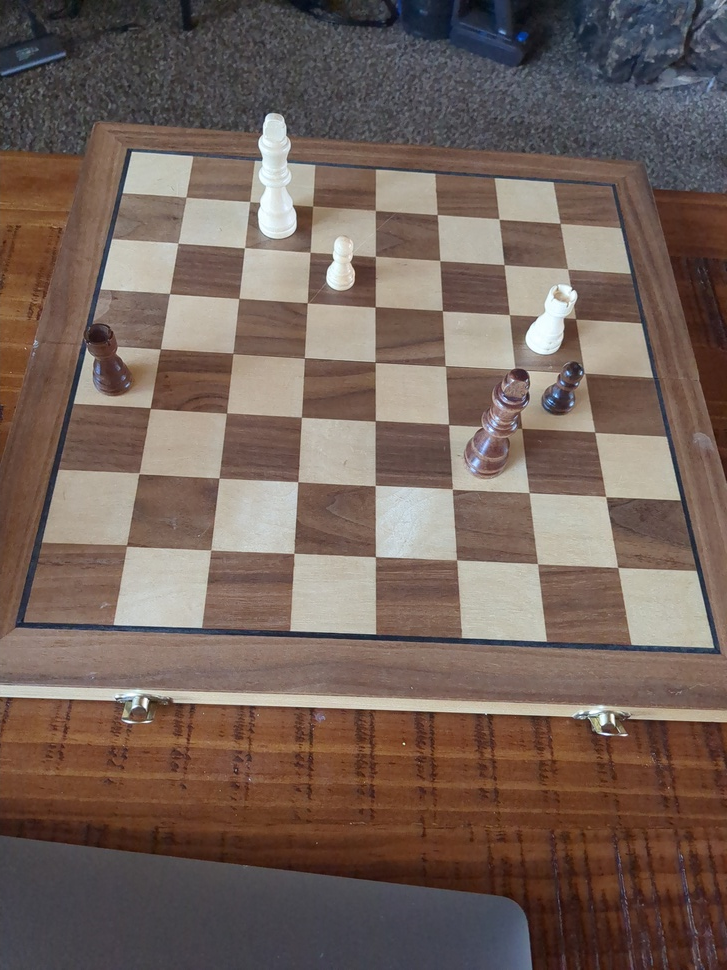
#> input picture uploaded_055ba03a-cb5f-4f76-afbd-e722c3ea55701488222059214500546.jpg, 727 x 970 px, shrunk from 3024 x 4032 before the run; its folder holds only this picture in this run
$ python -i board_detection.py   (imports and definitions only)
#> lines starting #> are read from the running program, lines starting #| are printed output that depends on the picture
#> further down, picture is the input picture: shape (970, 727, 3); mean B, G, R 90.3, 98.5, 116
# [32 lines of commented-out code are left out]

import cv2
import numpy as np

def detect_board_grid(image):
    """
    Detects the chessboard grid using Hough Line Transform.
    Returns a list of square positions.
    """
    gray = cv2.cvtColor(image, cv2.COLOR_BGR2GRAY)
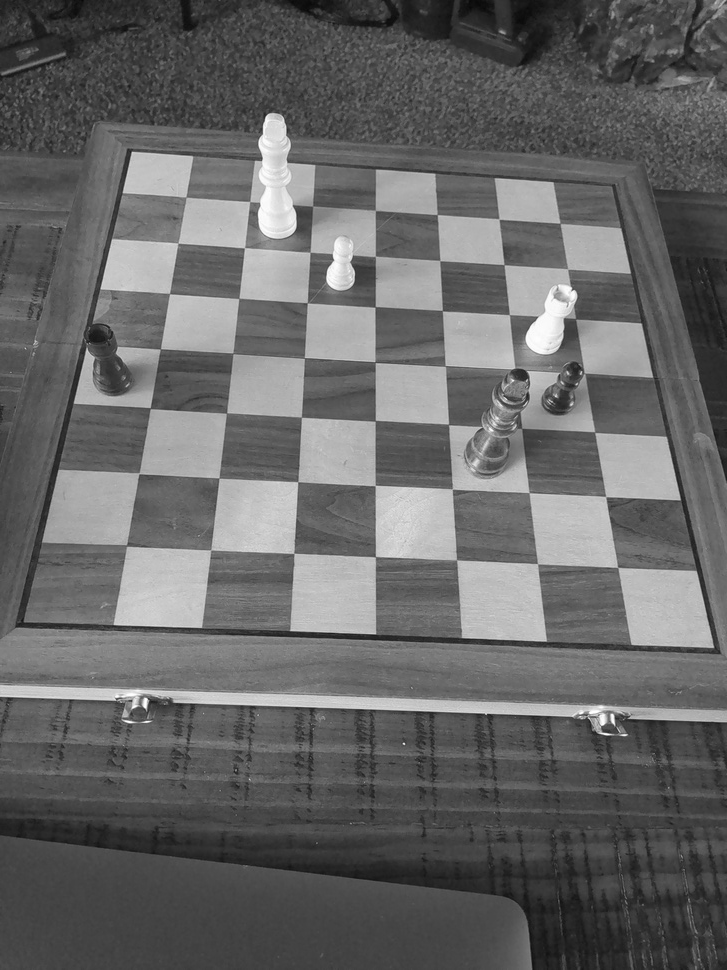
#> gray: shape (970, 727); min 8, max 255, mean 102.8
    edges = cv2.Canny(gray, 50, 150, apertureSize=3)
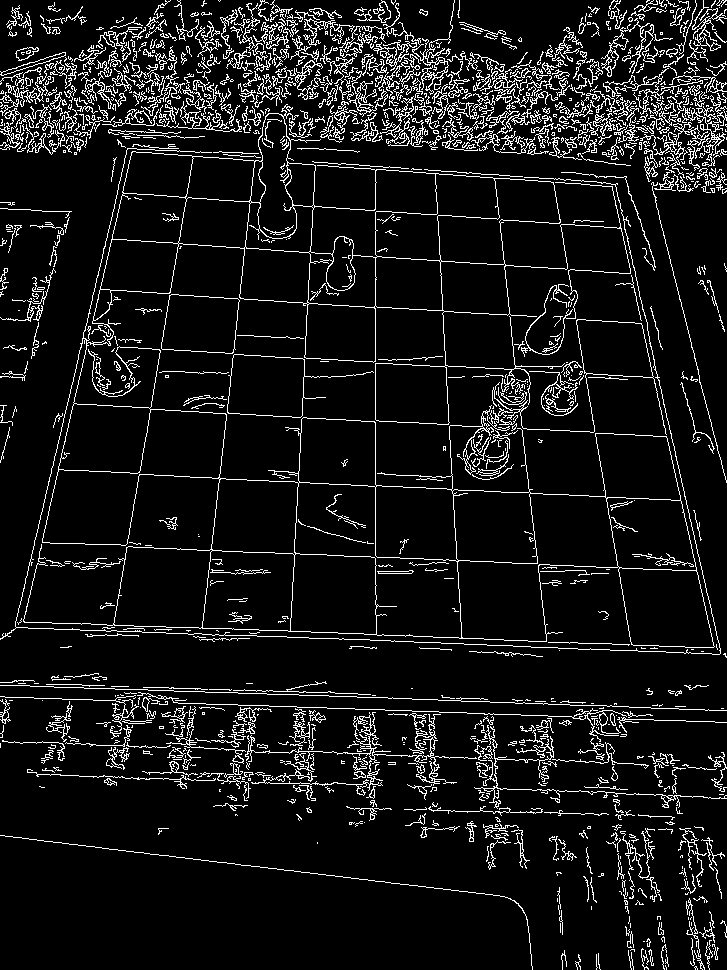
#> edges: shape (970, 727); 8.7% white in thin lines or dots

    lines = cv2.HoughLinesP(edges, 1, np.pi/180, 100, minLineLength=100, maxLineGap=10)
#> lines = 128 rows, first 6: [388, 698, 678, 708], [375, 614, 375, 166], [0, 696, 587, 717], [39, 553, 151, 67], [287, 162, 492, 177], [284, 204, 624, 228]

    if lines is None:
        return None

    horizontal_lines = []
    vertical_lines = []

    for line in lines:
        x1, y1, x2, y2 = line[0]
        if abs(y2 - y1) < abs(x2 - x1):  # Horizontal
            horizontal_lines.append((y1, y2))
        else:  # Vertical
            vertical_lines.append((x1, x2))
#> this loop made 128 passes
#> (x1, y1, x2, y2) on passes 1 to 12: (388, 698, 678, 708), (375, 614, 375, 166), (0, 696, 587, 717), (39, 553, 151, 67), (287, 162, 492, 177), (284, 204, 624, 228), (296, 522, 315, 162), (62, 744, 185, 748), (631, 102, 726, 482), (312, 161, 605, 182), (150, 409, 384, 421), (16, 627, 413, 641)
#> after the loop, horizontal_lines = 99 pairs, first value 22 to 849, second value 21 to 896; vertical_lines = 29 pairs, first value 13 to 678, second value 48 to 726

    # Sort lines to get ordered rows and columns
    horizontal_lines = sorted(set(y for y1, y2 in horizontal_lines for y in (y1, y2)))
#> horizontal_lines = 145 values from 21 to 896
    vertical_lines = sorted(set(x for x1, x2 in vertical_lines for x in (x1, x2)))
#> vertical_lines = 55 values from 13 to 726

    if len(horizontal_lines) != 9 or len(vertical_lines) != 9:
        print("Warning: Detected grid lines do not match expected count (9 each).")
        return None

    # Create 8x8 grid of square positions
    squares = []
    for row in range(8):
        for col in range(8):
            squares.append((
                (vertical_lines[col], horizontal_lines[row]),  # Top-left corner
                (vertical_lines[col+1], horizontal_lines[row+1])  # Bottom-right corner
            ))

    return squares

>>> import cv2
>>> picture = cv2.imread('uploaded_055ba03a-cb5f-4f76-afbd-e722c3ea55701488222059214500546.jpg')
>>> result = detect_board_grid(picture)

$ run again, on uploaded_0f662cb3-5823-4d2a-9960-f46bd98cf03f6847814347796807512.jpg
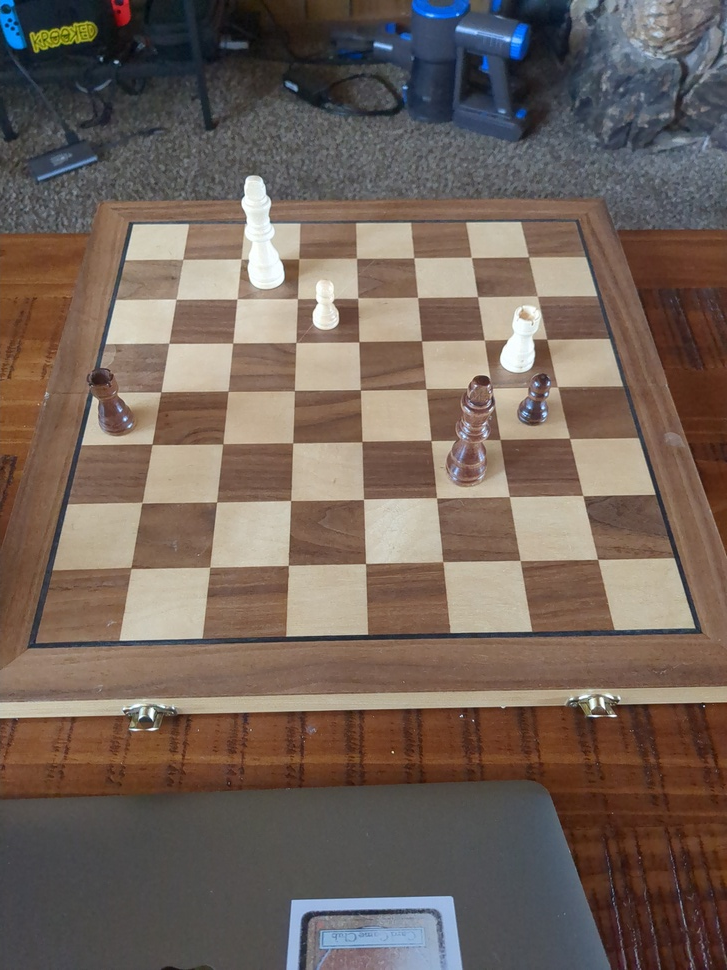
#> input picture uploaded_0f662cb3-5823-4d2a-9960-f46bd98cf03f6847814347796807512.jpg, 727 x 970 px, shrunk from 3024 x 4032 before the run
#> picture is the input picture: shape (970, 727, 3); mean B, G, R 90.2, 99.3, 114.2
#> in detect_board_grid, `gray = cv2.cvtColor(image, cv2.COLOR_BGR2GRAY)`:
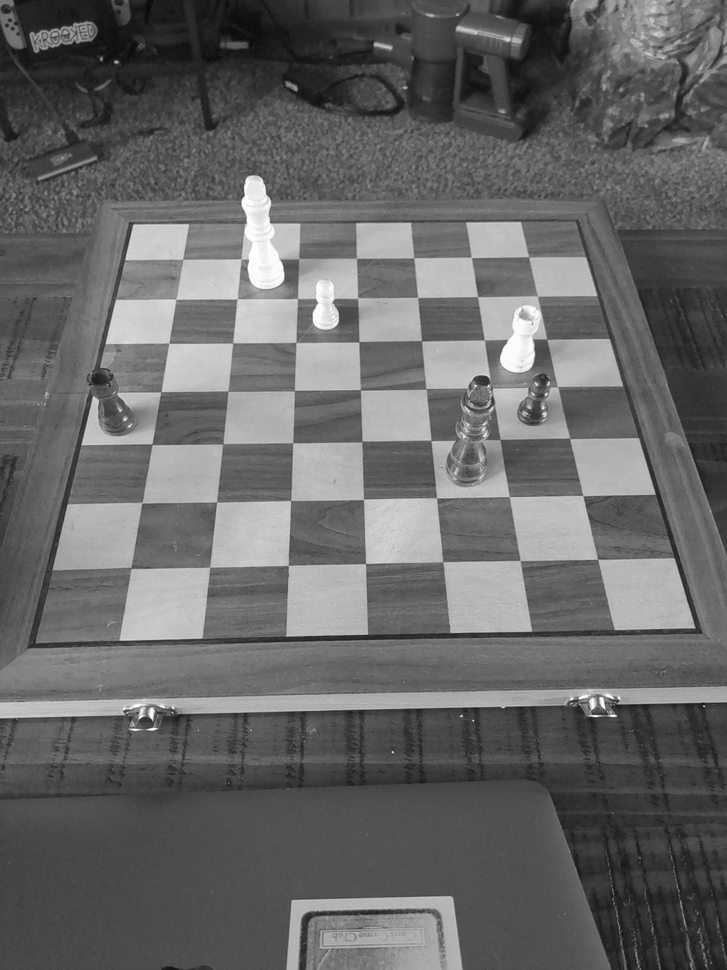
#> gray: shape (970, 727); min 4, max 255, mean 102.7
#> in detect_board_grid, `edges = cv2.Canny(gray, 50, 150, apertureSize=3)`:
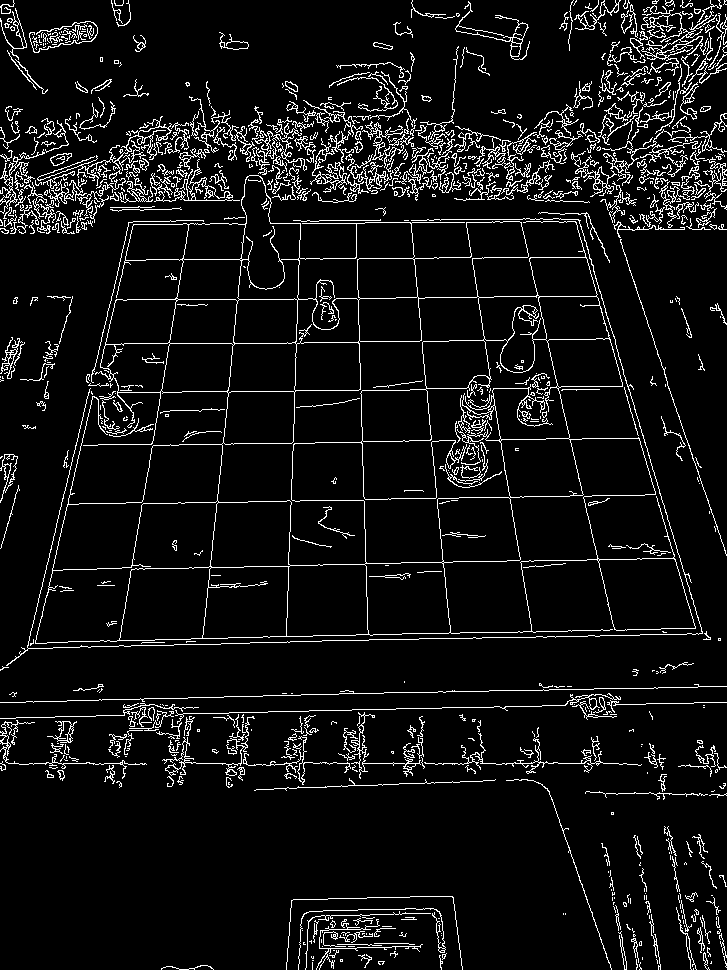
#> edges: shape (970, 727); 7.2% white in thin lines or dots
#> lines = 83 rows, first 6: [286, 642, 300, 220], [284, 763, 626, 763], [339, 693, 593, 689], [258, 443, 408, 441], [521, 561, 680, 558], [202, 644, 236, 313]
#> the loop in detect_board_grid, `for line in lines:` made 83 passes
#> after the loop in detect_board_grid, `for line in lines:`: horizontal_lines = 54 pairs, first value 54 to 789, second value 24 to 784; vertical_lines = 29 pairs, first value 34 to 673, second value 94 to 726
#> in detect_board_grid, `horizontal_lines = sorted(set(y for y1, y2 in horizontal_lines for y i..`: horizontal_lines = 83 values from 24 to 789
#> in detect_board_grid, `vertical_lines = sorted(set(x for x1, x2 in vertical_lines for x in (x..`: vertical_lines = 56 values from 34 to 726

$ run again, on uploaded_43ca2382-0e49-4bb4-8eb4-26865260009d2768132915397847958.jpg
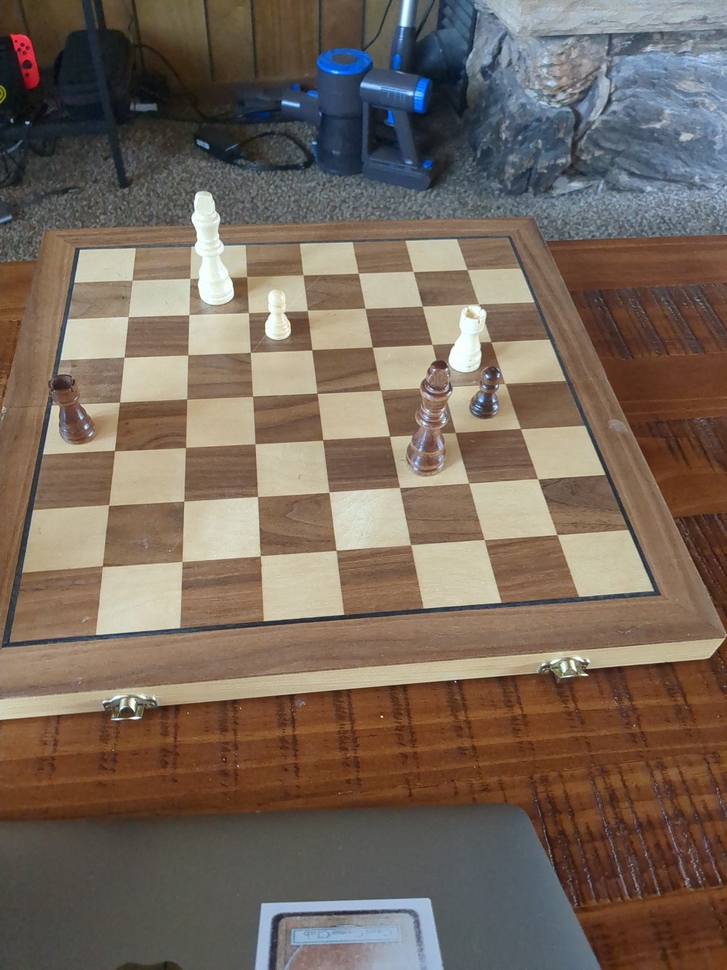
#> input picture uploaded_43ca2382-0e49-4bb4-8eb4-26865260009d2768132915397847958.jpg, 727 x 970 px, shrunk from 3024 x 4032 before the run
#> picture is the input picture: shape (970, 727, 3); mean B, G, R 91.1, 103.4, 118.1
#> in detect_board_grid, `gray = cv2.cvtColor(image, cv2.COLOR_BGR2GRAY)`:
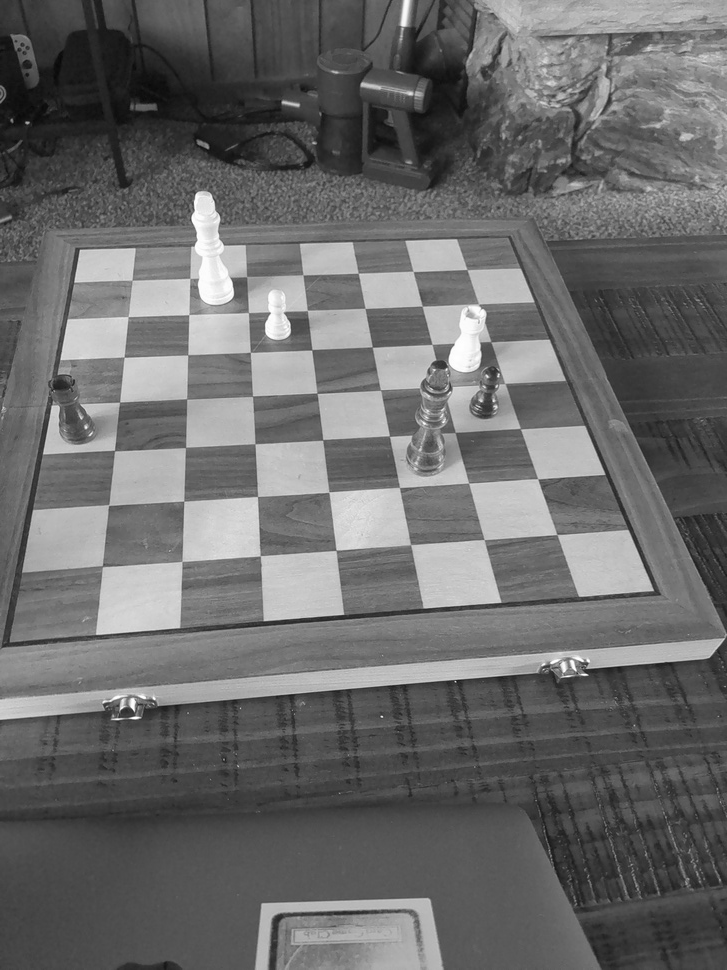
#> gray: shape (970, 727); min 7, max 255, mean 106.4
#> in detect_board_grid, `edges = cv2.Canny(gray, 50, 150, apertureSize=3)`:
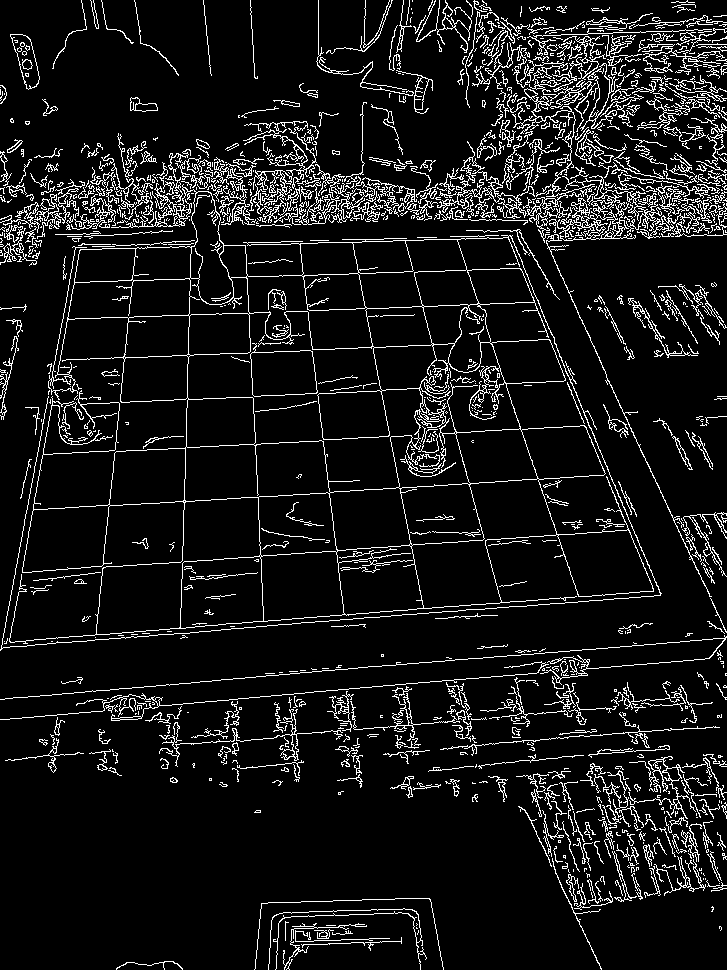
#> edges: shape (970, 727); 8.9% white in thin lines or dots
#> lines = 136 rows, first 6: [337, 550, 633, 529], [0, 719, 710, 657], [0, 699, 521, 654], [62, 319, 270, 312], [168, 448, 470, 432], [72, 181, 426, 200]
#> the loop in detect_board_grid, `for line in lines:` made 136 passes
#> after the loop in detect_board_grid, `for line in lines:`: horizontal_lines = 106 pairs, first value 38 to 771, second value 20 to 750; vertical_lines = 30 pairs, first value 8 to 713, second value 67 to 726
#> in detect_board_grid, `horizontal_lines = sorted(set(y for y1, y2 in horizontal_lines for y i..`: horizontal_lines = 142 values from 20 to 771
#> in detect_board_grid, `vertical_lines = sorted(set(x for x1, x2 in vertical_lines for x in (x..`: vertical_lines = 55 values from 8 to 726

$ run again, on uploaded_9e4d7804-8c11-451e-a548-6fb1069e9d1d6155398021570929798.jpg
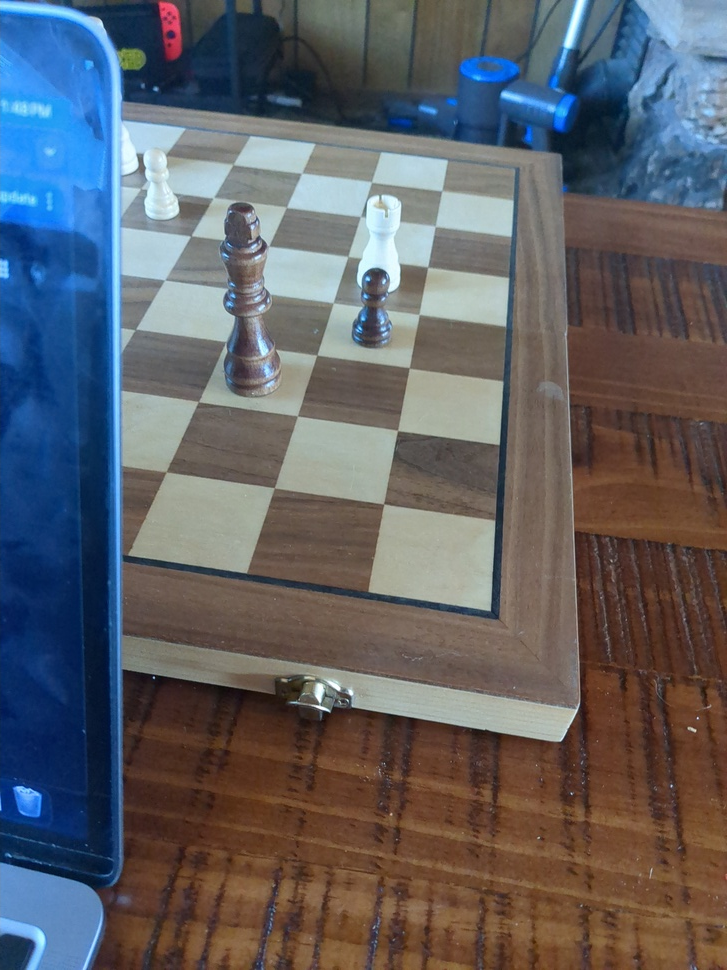
#> input picture uploaded_9e4d7804-8c11-451e-a548-6fb1069e9d1d6155398021570929798.jpg, 727 x 970 px, shrunk from 3024 x 4032 before the run
#> picture is the input picture: shape (970, 727, 3); mean B, G, R 101.8, 96.2, 94.6
#> in detect_board_grid, `gray = cv2.cvtColor(image, cv2.COLOR_BGR2GRAY)`:
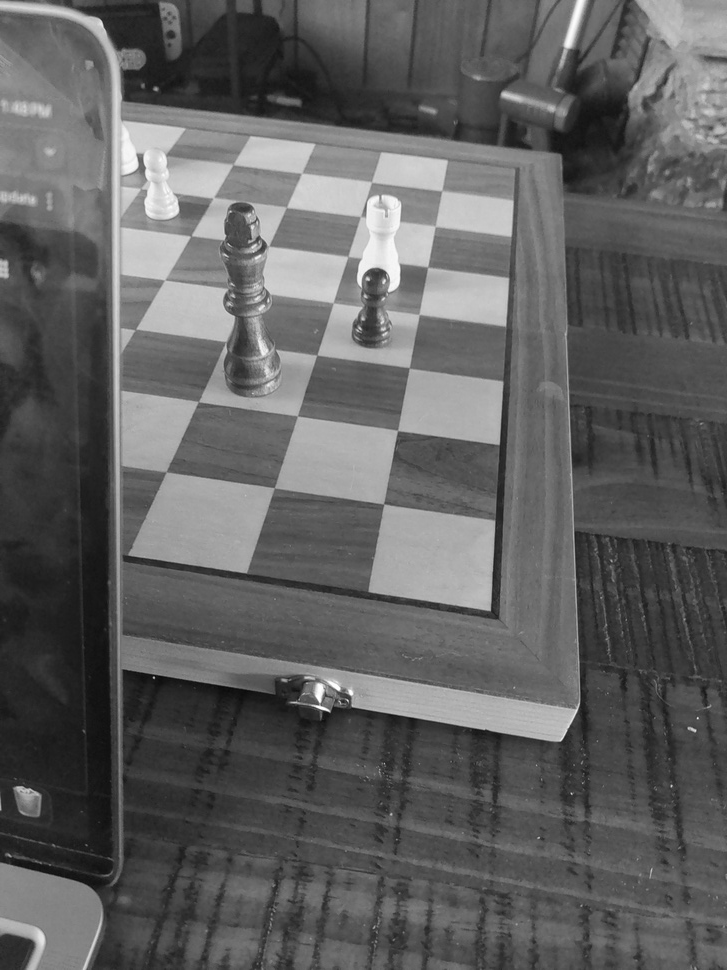
#> gray: shape (970, 727); min 9, max 255, mean 96.3
#> in detect_board_grid, `edges = cv2.Canny(gray, 50, 150, apertureSize=3)`:
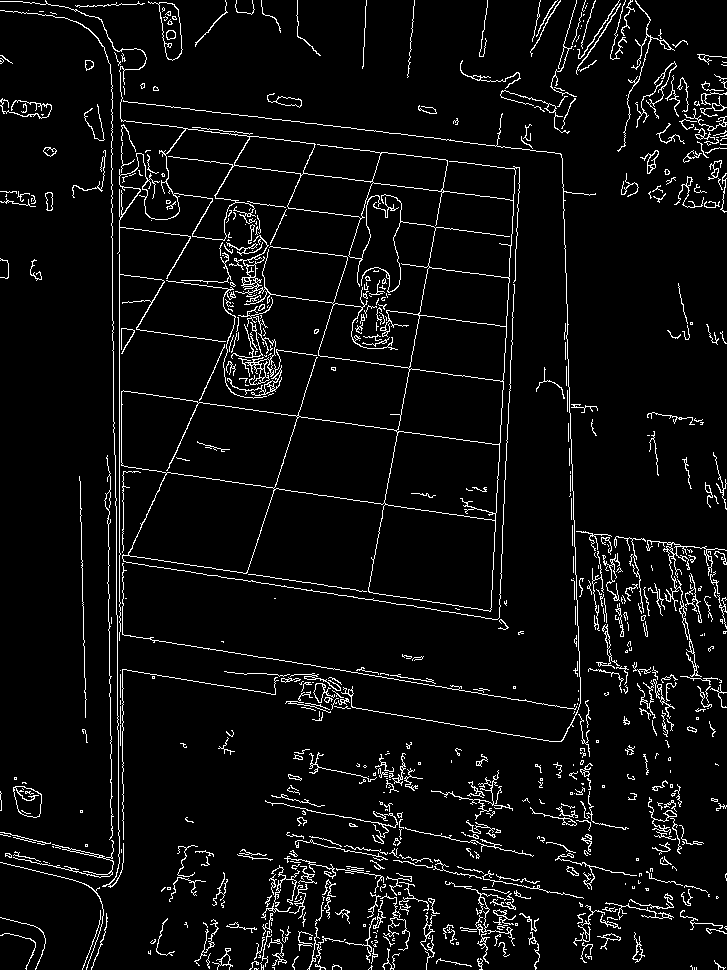
#> edges: shape (970, 727); 5.4% white in thin lines or dots
#> lines = 54 rows, first 6: [119, 640, 119, 169], [561, 154, 567, 339], [230, 133, 336, 146], [490, 618, 510, 245], [203, 110, 560, 153], [122, 820, 122, 669]
#> the loop in detect_board_grid, `for line in lines:` made 54 passes
#> after the loop in detect_board_grid, `for line in lines:`: horizontal_lines = 30 pairs, first value 100 to 869, second value 123 to 898; vertical_lines = [(119, 119), (561, 567), (490, 510), (122, 122), (569, 579), (499, 510), (112, 114), (244, 329), (123, 123), (124, 256), (108, 112), (121, 251), (393, 430), (510, 519), (82, 84), (111, 112), (368, 407), (117, 118), (336, 381), (418, 447), (242, 271), (600, 612), (263, 314), (683, 704)]
#> in detect_board_grid, `horizontal_lines = sorted(set(y for y1, y2 in horizontal_lines for y i..`: horizontal_lines = 59 values from 100 to 898
#> in detect_board_grid, `vertical_lines = sorted(set(x for x1, x2 in vertical_lines for x in (x..`: vertical_lines = 41 values from 82 to 704
